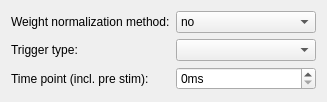
<?xml version="1.0" encoding="UTF-8"?>
<ui version="4.0">
 <class>BeamformerSettingsViewWidget</class>
 <widget class="QWidget" name="BeamformerSettingsViewWidget">
  <property name="geometry">
   <rect>
    <x>0</x>
    <y>0</y>
    <width>327</width>
    <height>102</height>
   </rect>
  </property>
  <property name="windowTitle">
   <string>Form</string>
  </property>
  <layout class="QGridLayout" name="gridLayout">
   <item row="0" column="0">
    <layout class="QFormLayout" name="formLayout">
     <item row="2" column="0">
      <widget class="QLabel" name="m_label_timePoint">
       <property name="text">
        <string>Time point (incl. pre stim):</string>
       </property>
      </widget>
     </item>
     <item row="1" column="0">
      <widget class="QLabel" name="m_label_triggerType">
       <property name="text">
        <string>Trigger type:</string>
       </property>
      </widget>
     </item>
     <item row="0" column="0">
      <widget class="QLabel" name="m_label_method">
       <property name="text">
        <string>Weight normalization method:</string>
       </property>
      </widget>
     </item>
     <item row="0" column="1">
      <widget class="QComboBox" name="m_comboBox_method">
       <property name="sizePolicy">
        <sizepolicy hsizetype="Preferred" vsizetype="Preferred">
         <horstretch>0</horstretch>
         <verstretch>0</verstretch>
        </sizepolicy>
       </property>
       <property name="currentText">
        <string>no</string>
       </property>
       <item>
        <property name="text">
         <string>no</string>
        </property>
       </item>
       <item>
        <property name="text">
         <string>unitnoisegain</string>
        </property>
       </item>
       <item>
        <property name="text">
         <string>arraygain</string>
        </property>
       </item>
       <item>
        <property name="text">
         <string>nai</string>
        </property>
       </item>
      </widget>
     </item>
     <item row="1" column="1">
      <widget class="QComboBox" name="m_comboBox_triggerType">
       <property name="currentText">
        <string/>
       </property>
      </widget>
     </item>
     <item row="2" column="1">
      <widget class="QSpinBox" name="m_spinBox_timepoint">
       <property name="suffix">
        <string>ms</string>
       </property>
       <property name="minimum">
        <number>0</number>
       </property>
       <property name="maximum">
        <number>10000</number>
       </property>
       <property name="value">
        <number>0</number>
       </property>
      </widget>
     </item>
    </layout>
   </item>
  </layout>
 </widget>
 <resources/>
 <connections/>
</ui>
